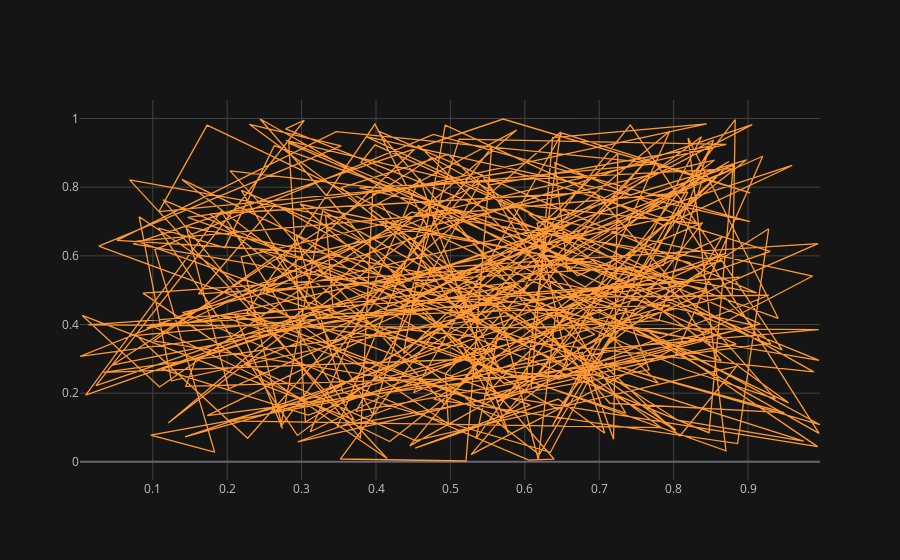

Notebook code for this chart:
### Code cell
df.iplot(x = 'a',y = 'b')
cf.set_config_file(theme = 'solar')

### Figure 1 — Plotly figure (JSON) as saved in the notebook; plotly's stock layout.template omitted (floating-point values rounded to 4 significant figures; data arrays with more than 128 entries replaced by an {"elided": "..."} marker saying what was removed)
{"data": [{"line": {"color": "rgba(255, 153, 51, 1.0)", "dash": "solid", "shape": "linear", "width": 1.3}, "mode": "lines", "name": "b", "text": "", "type": "scatter", "x": {"elided": "300 float values"}, "y": {"elided": "300 float values"}}], "layout": {"autosize": true, "legend": {"bgcolor": "#151516", "font": {"color": "#D9D9D9"}}, "paper_bgcolor": "#151516", "plot_bgcolor": "#151516", "title": {"font": {"color": "#D9D9D9"}}, "xaxis": {"autorange": true, "gridcolor": "#434343", "range": [0.002174, 0.9967], "showgrid": true, "tickfont": {"color": "#C2C2C2"}, "title": {"font": {"color": "#D9D9D9"}, "text": ""}, "type": "linear", "zerolinecolor": "#666570"}, "yaxis": {"autorange": true, "gridcolor": "#434343", "range": [-0.05294, 1.054], "showgrid": true, "tickfont": {"color": "#C2C2C2"}, "title": {"font": {"color": "#D9D9D9"}, "text": ""}, "type": "linear", "zerolinecolor": "#666570"}}}
